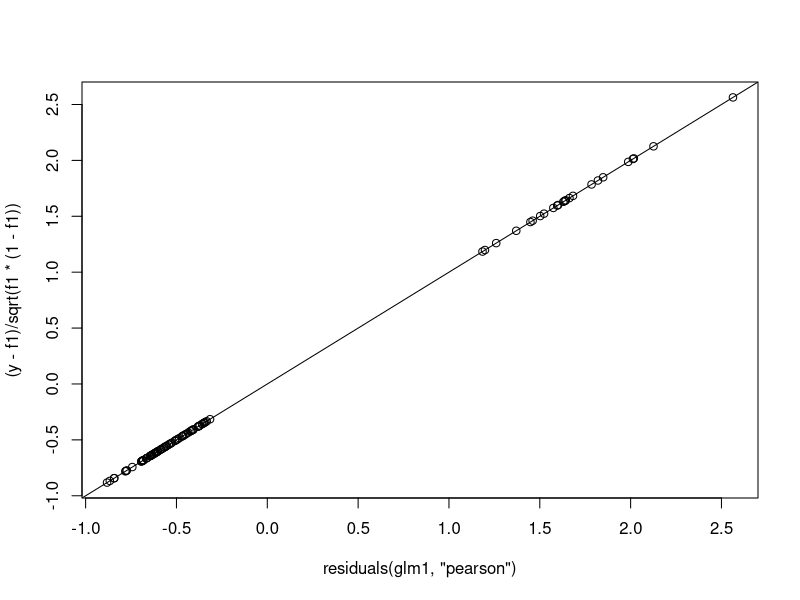

Here is the R script that generated this plot:
## ---- chunk 1
# - http://stats.stackexchange.com/questions/24975/logistic-regression-getting-pearson-standardized-residuals-in-r-vs-stata
# - https://onlinecourses.science.psu.edu/stat504/book/export/html/160
## ---- chunk 2
set.seed(3141)
x1 <- rnorm(100)
x2 <- rnorm(100)
y <- rbinom(100, 1, 0.25)
## ---- chunk 3
glm1 <- glm(y~x1+x2, family=binomial)
f1 <- fitted(glm1) # the fitted probability of y=1, for each observation
## ---- chunk 4
plot( residuals(glm1, "pearson"), (y-f1)/sqrt(f1*(1-f1)))
abline(0,1)        # they match

